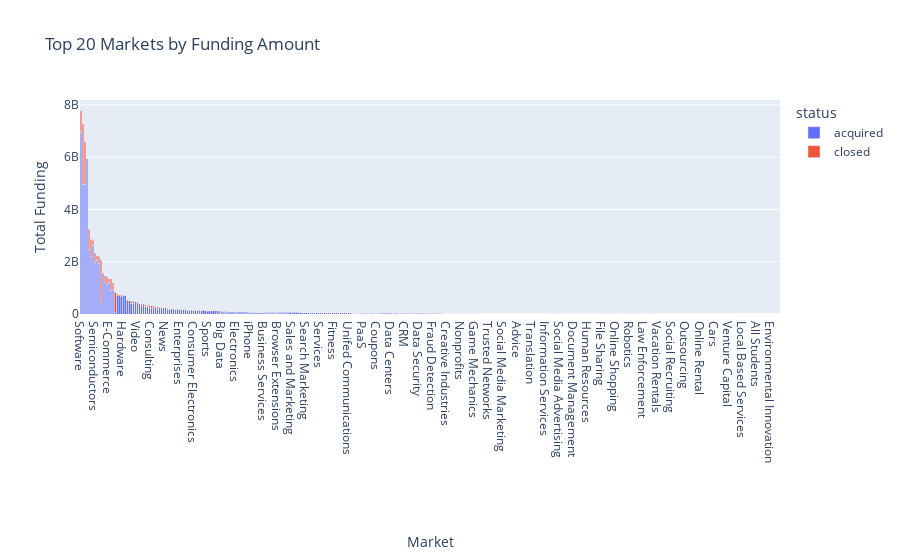

Write notebook code for a chart like this one.
### Code cell
fig = px.bar(markets3, x = "market", y = "funding_total_usd", color = "status",
            labels = {
                "funding_total_usd": "Total Funding",
                "market": "Market"
            },
            title = "Top 20 Markets by Funding Amount")
fig.update_layout(barmode='stack', xaxis={'categoryorder':'total descending'})
fig.update_xaxes(title_standoff = 75)
fig.show()

### Figure 1 — Plotly figure (JSON) as saved in the notebook; plotly's stock layout.template omitted (floating-point values rounded to 4 significant figures; data arrays with more than 128 entries replaced by an {"elided": "..."} marker saying what was removed)
{"data": [{"alignmentgroup": "True", "hovertemplate": "status=acquired<br>Market=%{x}<br>Total Funding=%{y}<extra></extra>", "legendgroup": "acquired", "marker": {"color": "#636efa", "pattern": {"shape": ""}}, "name": "acquired", "offsetgroup": "acquired", "orientation": "v", "showlegend": true, "textposition": "auto", "type": "bar", "x": {"elided": "294 str values"}, "xaxis": "x", "y": {"elided": "294 int values"}, "yaxis": "y"}, {"alignmentgroup": "True", "hovertemplate": "status=closed<br>Market=%{x}<br>Total Funding=%{y}<extra></extra>", "legendgroup": "closed", "marker": {"color": "#EF553B", "pattern": {"shape": ""}}, "name": "closed", "offsetgroup": "closed", "orientation": "v", "showlegend": true, "textposition": "auto", "type": "bar", "x": {"elided": "193 str values"}, "xaxis": "x", "y": {"elided": "193 int values"}, "yaxis": "y"}], "layout": {"barmode": "stack", "legend": {"title": {"text": "status"}, "tracegroupgap": 0}, "title": {"text": "Top 20 Markets by Funding Amount"}, "xaxis": {"anchor": "y", "categoryorder": "total descending", "domain": [0, 1], "title": {"standoff": 75, "text": "Market"}}, "yaxis": {"anchor": "x", "domain": [0, 1], "title": {"text": "Total Funding"}}}}
